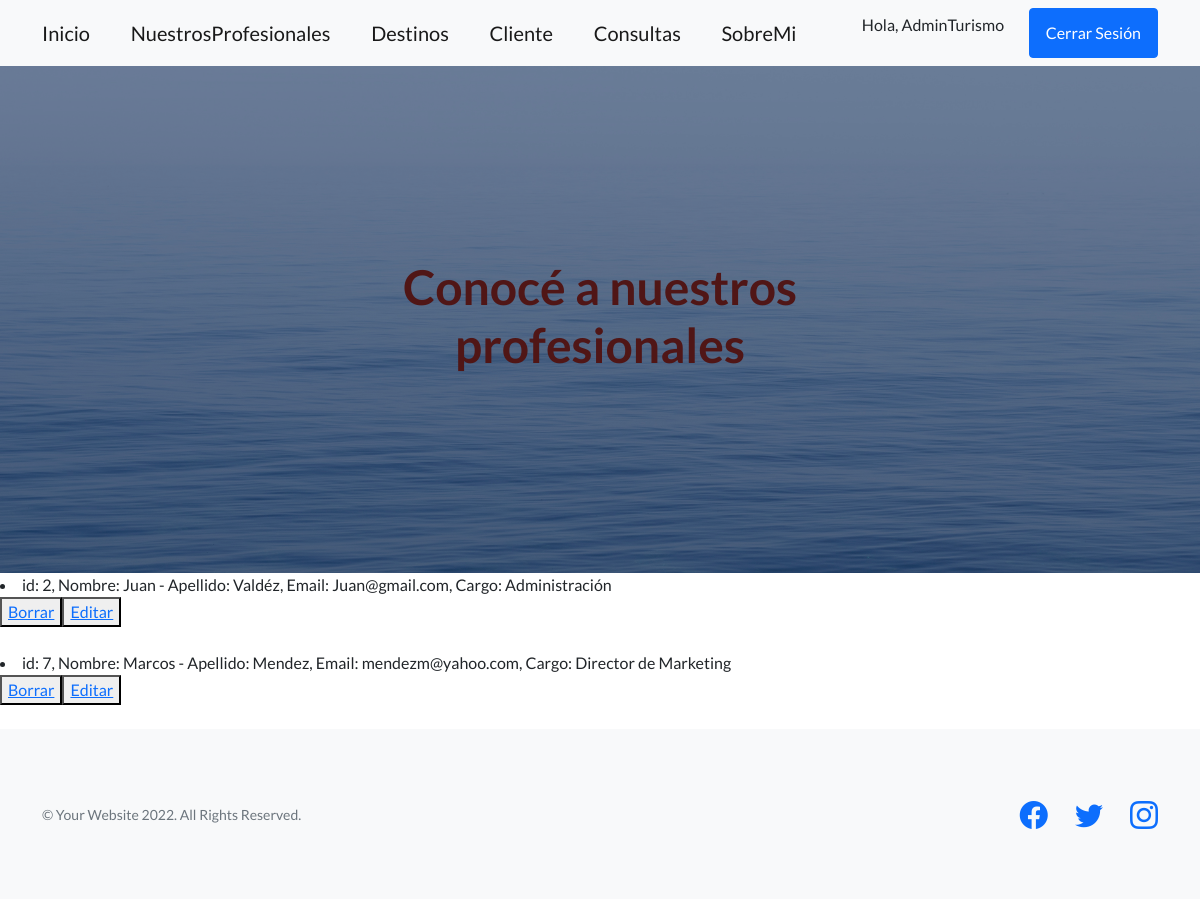
The page /Turismo/listaProfes/ (signed in) on the database as committed earlier.
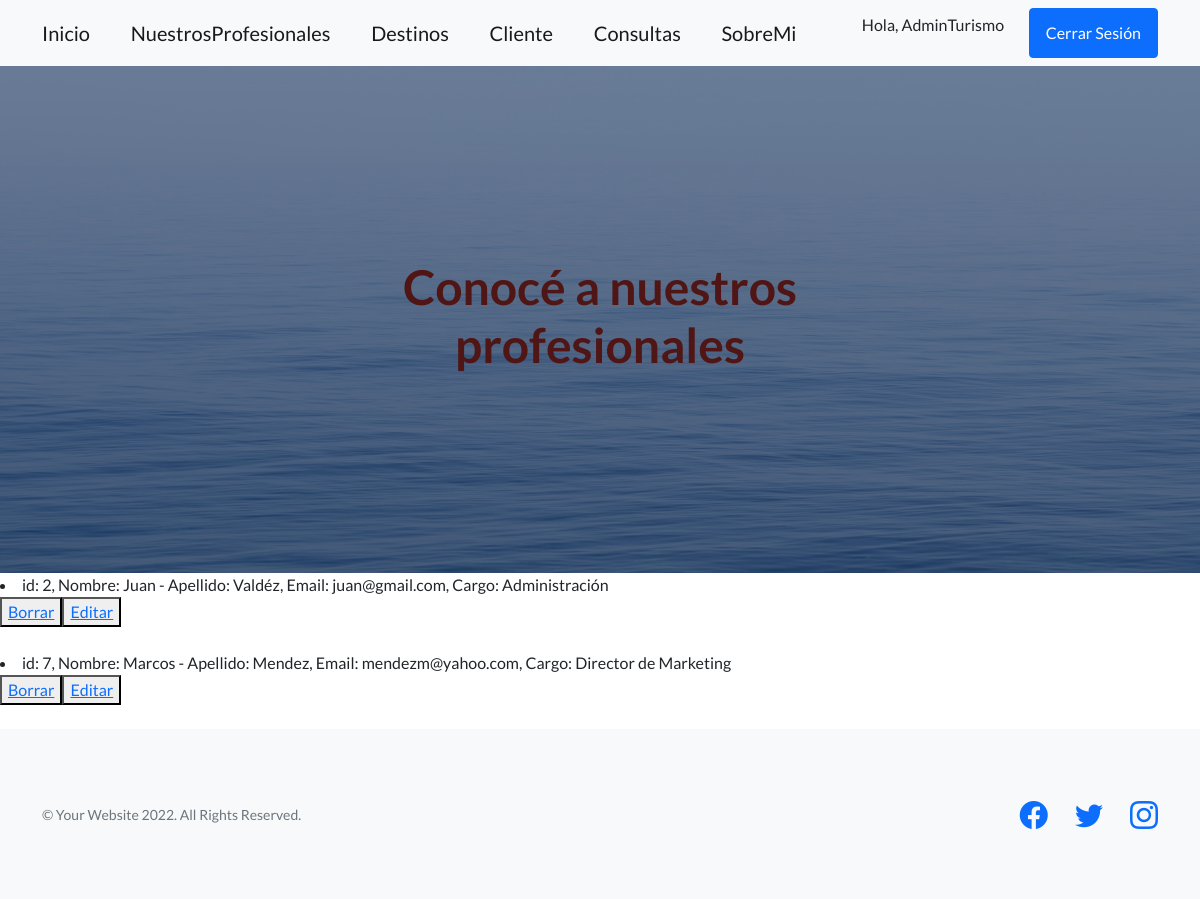
The same page on the database as committed later.
### Turismo/models.py (models this page shows)
class Profesionales(models.Model):
    nombre = models.CharField(max_length=40)
    apellido = models.CharField(max_length=40)
    email = models.EmailField()
    cargo = models.CharField(max_length=40, default="")
    def __str__(self):
        return f" id: {self.id}, Nombre: {self.nombre} - Apellido: {self.apellido},  Email: {self.email}, Cargo: {self.cargo}"
    class Meta:
        verbose_name_plural = "Profesionales"

### Turismo/views.py (the view)
# urls.py: path('listaProfes/', views.listaProfesionales, name="ListaProfesionales"),
@login_required
def listaProfesionales(request):
        profesionales = Profesionales.objects.all()
        contexto = {"profesionales":profesionales}
        return render(request, "Turismo/leerProfesionales.html",contexto)

### Turismo/templates/Turismo/leerProfesionales.html (shortened to what this page needs)
{% extends "Turismo/padre.html" %}
{% load static %}
{% block informacionQueCambia %}
<h1 style="color:rgb(80, 22, 22)"> Conocé a nuestros profesionales </h1>
{% endblock %}
{% block contenidoBajo %}
{% for p in profesionales %}
<li>{{p}}</li>
<button>
    <a href="{% url 'BorrarProfes' p.nombre %}">Borrar</a>
</button><button>
    <a href="{% url 'EditarProfes' p.nombre %}">Editar</a>
</button>
<br>
{% endfor %}
{% endblock %}

### Turismo/templates/Turismo/padre.html (shortened to what this page needs)
<!DOCTYPE html>
<html lang="en">
    <head>
        {% load static %}
        <link href="https://cdn.jsdelivr.net/npm/bootstrap-icons@1.5.0/font/bootstrap-icons.css" rel="stylesheet" type="text/css" />
        <link href="{% static 'Turismo/css/styles.css' %}" rel="stylesheet" />
    </head>
    <body>
        <nav class="navbar navbar-light bg-light static-top">
            <div class="container">
                <a class="navbar-brand" href="{% url 'Inicio' %}">Inicio</a>
                <a class="navbar-brand" href="{% url 'ListaProfesionales' %}">NuestrosProfesionales</a>
                <a class="navbar-brand" href="{% url 'Destinos' %}">Destinos</a>
                <a class="navbar-brand" href="{% url 'Cliente' %}">Cliente</a>
                <a class="navbar-brand" href="{% url 'Consultas' %}">Consultas</a>
                <a class="navbar-brand" href="{% url 'Abautme' %}">SobreMi</a>
                {% if user.is_authenticated %}
                <p>Hola, {{user.username}}</p>
                <a class="btn btn-primary" href="{% url 'Logout' %}">Cerrar Sesión</a>
                {% else %}
                <a class="btn btn-primary" href="{% url 'Login' %}">Iniciar Sesión</a>
                {% endif %}
            </div>
        </nav>
        <header class="masthead">
            <div class="container position-relative">
                <div class="row justify-content-center">
                    <div class="col-xl-6">
                        <div class="text-center text-white">
                            {% block informacionQueCambia %}
                            {% endblock %}
                        </div>
                    </div>
                </div>
            </div>
        </header>
{% block contenidoBajo %}
{% endblock %}
        <footer class="footer bg-light">
            <div class="container">
                <div class="row">
                    <div class="col-lg-6 h-100 text-center text-lg-start my-auto">
                        <p class="text-muted small mb-4 mb-lg-0">&copy; Your Website 2022. All Rights Reserved.</p>
                    </div>
                    <div class="col-lg-6 h-100 text-center text-lg-end my-auto">
                        <ul class="list-inline mb-0">
                            <li class="list-inline-item me-4">
                                <a href="https://es-la.facebook.com/"><i class="bi-facebook fs-3"></i></a>
                            </li>
                            <li class="list-inline-item me-4">
                                <a href="https://twitter.com"><i class="bi-twitter fs-3"></i></a>
                            </li>
                            <li class="list-inline-item">
                                <a href="https://www.instagram.com"><i class="bi-instagram fs-3"></i></a>
                            </li>
                        </ul>
                    </div>
                </div>
            </div>
        </footer>
    </body>
</html>

Rows that differ between the two databases and show on the page:
changed Profesionales: id+nombre+apellido "id: 2, Nombre: Juan - Apellido: Valdéz, Email: Juan@gmail.com, Cargo: Administración" → "id: 2, Nombre: Juan - Apellido: Valdéz, Email: juan@gmail.com, Cargo: Administración"
